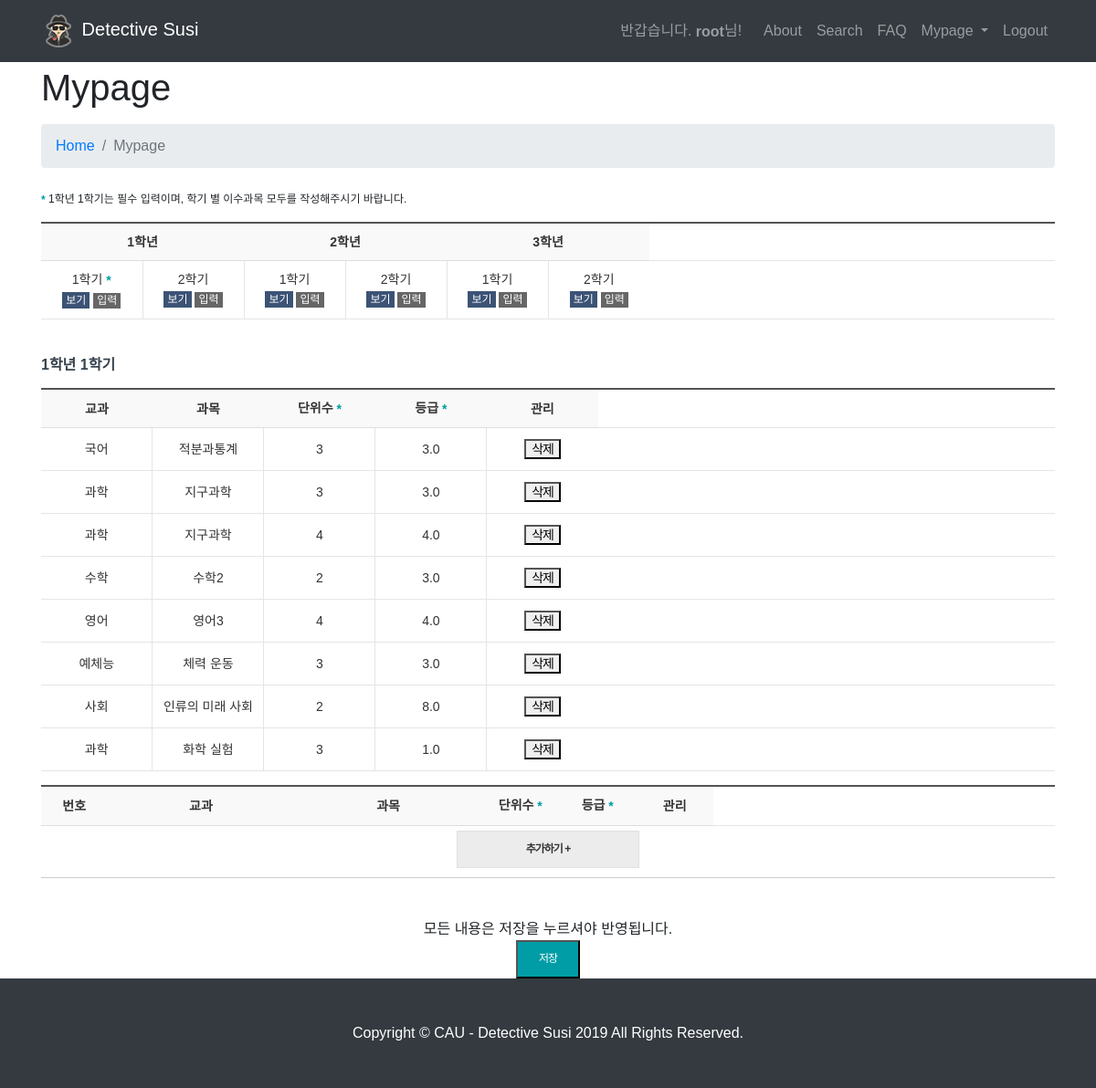
The page /mypage/?igrade=11 (signed in) on the database its author committed.
### detectivesusi/mysite/main/models.py (models this page shows)
class input_data(models.Model):
	user = models.ForeignKey(User,on_delete=models.CASCADE)	# user
	grade = models.IntegerField(null=True,blank=True)		# 학년,학기 11,12,21,22,31,32
	subject1 = models.CharField(null=True,blank=True,max_length=50)	# 교과
	subject2 = models.CharField(null=True,blank=True,max_length=50) # 과목
	complete_unit = models.IntegerField(null=True,blank=True)		# 이수단위
	rate = models.FloatField(null=True,blank=True)		# 취득한 등급

### detectivesusi/mysite/main/views.py (the view)
# urls.py: path('mypage/', views.mypage, name='mypage'),
def mypage(request):
    user=request.user
    igrade = request.GET['igrade']
    input_rs = input_data.objects.filter(user=user).filter(grade=igrade)
    context = {
        'igrade':igrade,
        'input_rs':input_rs,
    }
    return render(request,'main/mypage.html',context)

### detectivesusi/mysite/main/templates/main/mypage.html (shortened to what this page needs)
{% extends "main/layout.html" %}
{% load static %}
{% block content %}
<link rel="stylesheet" href="{% static 'css/isu.css' %}">
  <div class="container">
    <h1>　</h1>
    <h1 class="mt-4 mb-3">Mypage</h1>
    <ol class="breadcrumb">
      <li class="breadcrumb-item">
        <a href="{% url 'main:home' %}">Home</a>
      </li>
      <li class="breadcrumb-item active">Mypage</li>
    </ol>
  {% if user.is_authenticated %}
<p class="search_box_text  mgt25"><span class="f_pit"> *</span> 1학년 1학기는 필수 입력이며, 학기 별 이수과목 모두를 작성해주시기 바랍니다.</p>
<div>
    <table class="list_tbl02">
        <colgroup>
            <col style="width:10%">
            <col style="width:10%">
            <col style="width:10%">
            <col style="width:10%">
            <col style="width:10%">
            <col style="width:10%">
            <col style="width:20%">
            <col style="width:20%">
        </colgroup>
        <thead>
            <tr>
                <th colspan="2" scope="col"><center>1학년</center></th>
                <th colspan="2" scope="col"><center>2학년</center></th>
                <th colspan="2" scope="col"><center>3학년</center></th>
            </tr>
        </thead>
        <tbody>
            <tr>
                <td>
                    <p class="p_text">1학기<span class="f_pit"> *</span></p>
                    <p><a href="javascript:showgrade('11')" class="btn_compare_off" title="보기">보기</a>
                    <a href="javascript:gotograde('11')" class="btn_ing" title="입력">입력</a></p>
                </td>
                <td>
                    <p class="p_text">2학기 </p>
                    <p><a href="javascript:showgrade('12')" class="btn_compare_off" title="보기">보기</a>
                    <a href="javascript:gotograde('12')" class="btn_ing" title="입력">입력</a></p>
                </td><td>
                    <p class="p_text">1학기</p>
                    <p><a href="javascript:showgrade('21')" class="btn_compare_off" title="보기">보기</a>
                    <a href="javascript:gotograde('21')" class="btn_ing" title="입력">입력</a></p>
                </td>
                <td>
                    <p class="p_text">2학기</p>
                    <p><a href="javascript:showgrade('22')" class="btn_compare_off" title="보기">보기</a>
                    <a href="javascript:gotograde('22')" class="btn_ing" title="입력">입력</a></p>
                </td>
                <td>
                    <p class="p_text">1학기</p>
                    <p><a href="javascript:showgrade('31')" class="btn_compare_off" title="보기">보기</a>
                    <a href="javascript:gotograde('31')" class="btn_ing" title="입력">입력</a></p>
                </td>
                <td>
                    <p class="p_text">2학기</p>
                    <p><a href="javascript:showgrade('32')" class="btn_compare_off" title="보기">보기</a>
                    <a href="javascript:gotograde('32')" class="btn_ing" title="보기">입력</a></p>
                </td>
            </tr>
        </tbody>
    </table>
</div>
<div id="scoreDetailView" class="table_box4 mgt25">
{% if igrade|add:0 == 11 %}
<h4>
    1학년 1학기
</h4>
{% endif %}
{% if input_rs %}
<table class="list_tbl02">
    <colgroup>
        <col style="width:10%">
        <col style="width:10%">
        <col style="width:10%">
        <col style="width:10%">
        <col style="width:10%">
        <col style="width:10%">
        <col style="width:7%">
        <col style="width:7%">
        <col style="width:7%">
        <col style="width:10%">
        <col style="width:*%">
    </colgroup>
    <thead>
        <tr>
            <th scope="col"><center>교과</center></th>
            <th scope="col"><center>과목</center></th>
            <th scope="col"><center>단위수<span class="f_pit"> *</span></center></th>
            <th scope="col"><center>등급<span class="f_pit"> *</span></center></th>
            <th scope="col"><center>관리</center></th>
        </tr>
    </thead>
{% for s in input_rs %}
    <tr id="saved_row-{{s.id}}">
      <td id="{{s.id}}"><input type="hidden" id="{{s.id}}" name="{{s.id}}" value="C0001">{{s.subject1}}</td>
      <td id="{{s.id}}"><input type="hidden" id="{{s.id}}" name="{{s.id}}" value="S0586">{{s.subject2}}</td>
      <td id="{{s.id}}"><input type="hidden" id="{{s.id}}" name="{{s.id}}" value="2">{{s.complete_unit}}</td>
      <td id="{{s.id}}"><input type="hidden" id="{{s.id}}" name="{{s.id}}" value="3">{{s.rate}}</td>
      <td><button type="button" class="btnc_click05_{{s.id}}" onclick="btn_delete2_onclick({{s.id}});">삭제</button></td>
    </tr>
{% endfor %}
</table><center>
{% endif %}
<form name="stdptSesScr" id="stdptSesScr" method="post" action="igradeWork/?igrade={{igrade}}">
<table class="list_tbl02">
    <colgroup>
        <col style="width:6%">
        <col style="width:17%">
        <col style="width:17%">
        <col style="width:7%">
        <col style="width:7%">
        <col style="width:7%">
        <col style="width:7%">
        <col style="width:7%">
        <col style="width:7%">
        <col style="width:10%">
        <col style="width:*%">
    </colgroup>
    <thead>
        <tr>
            <th scope="col"><center>번호</center></th>
            <th scope="col"><center>교과</center></th>
            <th scope="col"><center>과목</center></th>
            <th scope="col"><center>단위수<span class="f_pit"> *</span></center></th>
            <th scope="col"><center>등급<span class="f_pit"> *</span></center></th>
            <th scope="col"><center>관리</center></th>
        </tr>
    </thead>
</table><center>
<button type="button" style='width:200px' class="btnc_click06" onclick="btn_adit_onclick()">추가하기 +</button></center>
<span class="line_hr"></span>
<div class="mgt35">
    <ul class="con_list pd0">
    <center>모든 내용은 저장을 누르셔야 반영됩니다.</center>
    </ul></div>
    <div class="align_c">
      <button type="button" class="btnc_click02 w70" onclick="btn_save_onclick();">저장</button>
    </div>
</center>
</div>
</div>
  {% else %}
  <script type="text/javascript">
    alert('로그인이 필요합니다! \n로그인 화면으로 이동합니다.')
    window.location.href = '/login';
  </script>
{% endif %}
{% endblock %}

### detectivesusi/mysite/main/templates/main/layout.html (shortened to what this page needs)
{% load static %}
<html lang="kor">
<head>
    <link href="{% static 'vendor/bootstrap/css/bootstrap.min.css' %}" rel="stylesheet">
    <link href="{% static 'css/modern-business.css' %}" rel="stylesheet">
</head>
<body>
  <nav class="navbar fixed-top navbar-expand-lg navbar-dark bg-dark fixed-top">
    <div class="container">
      <a class="navbar-brand" href="{% url 'main:home' %}"><img src="{% static 'images/logo.png' %}" alt="logo"> Detective Susi</a>
      <div class="collapse navbar-collapse" id="navbarResponsive">
        <ul class="navbar-nav ml-auto">
          {% if user.is_authenticated %}
             <span class="navbar-text">
                반갑습니다. <b>{{user.username}}</b>님!
             </span>
          <li class="nav-item">
            <a class="nav-link" href="/about">About</a>
          </li>
          <li class="nav-item">
            <a class="nav-link" href="/search">Search</a>
          </li>
          <li class="nav-item">
            <a class="nav-link" href="/faq">FAQ</a>
          </li>
          <li class="nav-item dropdown">
            <a class="nav-link dropdown-toggle" href="#" id="navbarDropdownMypage" data-toggle="dropdown" aria-haspopup="true" aria-expanded="false">
              Mypage
            </a>
          </li>
          <li><a class="nav-link" href="{% url 'main:logout' %}">Logout</a></li>
        {% endif %}
        </ul>
      </div>
    </div>
  </nav>
    {% block content %}
    {% endblock %}
  <footer class="py-5 bg-dark">
    <div class="container">
      <p class="m-0 text-center text-white"> Copyright © CAU - Detective Susi 2019 All Rights Reserved.</p>
    </div>
  </footer>
</body>
</html>

### detectivesusi/mysite/static/css/modern-business.css (style rules this page uses)
body { padding-top: 56px; }

### detectivesusi/mysite/main/templates/main/mypage.html (style rules this page uses)
html, body, div, span, object, iframe, h1, h2, h3, h4, h5, h6, p, blockquote, pre, abbr, address, cite, code, del, dfn, em, img, ins, kbd, q, samp, small, strong, sub, sup, var, b, i, label, dl, dt, dd, ol, ul, li, fieldset, form, label, legend, table, caption, tbody, tfoot, thead, tr, th, td, article, aside, canvas, details, figcaption, figure, footer, header, hgroup, menu, nav, section, summary, time, mark, audio, video { margin:0; padding:0; border:0; outline:0; vertical-align:middle; align-content: middle; background:transparent; font-family:"맑은 고딕", Malgun Gothic, NanumGothic, dotum, sans-serif; }

### rows shown on the page
input_data: subject1 "국어", subject2 "적분과통계", complete_unit "3", rate "3.0"
input_data: subject1 "과학", subject2 "지구과학", complete_unit "3", rate "3.0"
input_data: subject1 "과학", subject2 "지구과학", complete_unit "4", rate "4.0"
input_data: subject1 "수학", subject2 "수학2", complete_unit "2", rate "3.0"
input_data: subject1 "영어", subject2 "영어3", complete_unit "4", rate "4.0"
input_data: subject1 "예체능", subject2 "체력 운동", complete_unit "3", rate "3.0"
input_data: subject1 "사회", subject2 "인류의 미래 사회", complete_unit "2", rate "8.0"
input_data: subject1 "과학", subject2 "화학 실험", complete_unit "3", rate "1.0"

### other values the page prints
{{ user.username }} "root"
